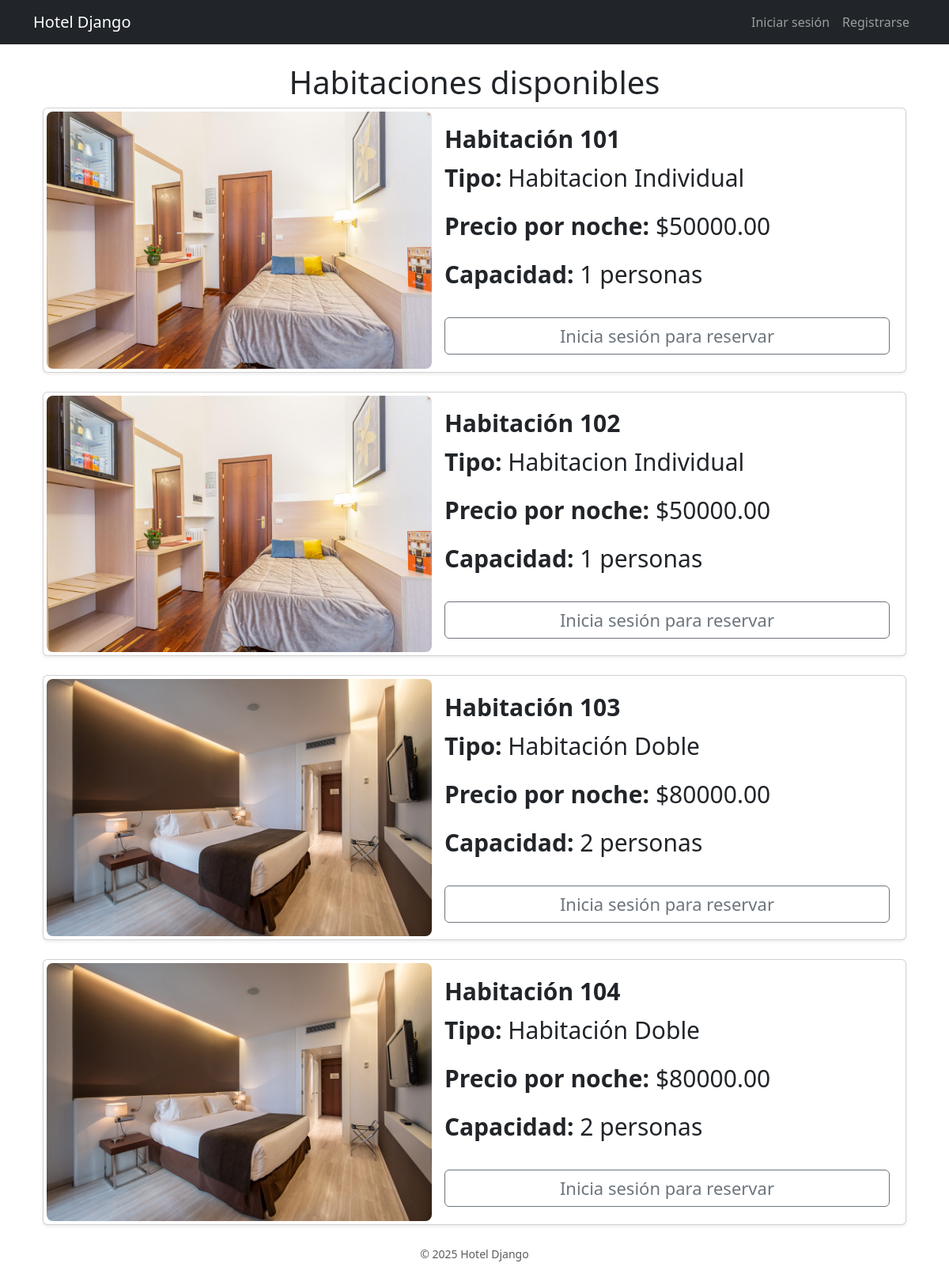
Screenshot of /habitaciones/disponibles/ with the database file from the repository.
### apps/habitaciones/models.py (models this page shows, shortened)
class Habitacion(models.Model):
    numero = models.CharField(max_length=10, unique=True)
    tipo = models.ForeignKey('TipoHabitacion', on_delete=models.CASCADE, related_name='habitaciones')
    disponible = models.BooleanField(default=True)
    def __str__(self):
        return f"Habitación {self.numero}"

class TipoHabitacion(models.Model):
    nombre = models.CharField(max_length=100)
    descripcion = models.TextField(blank=True, null=True)
    precio_por_noche = models.DecimalField(max_digits=8, decimal_places=2)
    capacidad = models.PositiveIntegerField(default=1)
    imagen = models.ImageField(upload_to='habitaciones/', blank=True, null=True)

### apps/habitaciones/views.py (the view)
# urls.py: path('disponibles/', HabitacionesDisponiblesView.as_view(), name='habitaciones_disponibles'),
class HabitacionesDisponiblesView(ListView):
    model = Habitacion
    template_name = 'habitaciones/lista_habitaciones.html'
    context_object_name = 'habitaciones'
    def get_queryset(self):
        queryset = super().get_queryset().filter(disponible=True).select_related('tipo')
        fecha_entrada = self.request.GET.get('fecha_entrada')
        fecha_salida = self.request.GET.get('fecha_salida')
        if fecha_entrada and fecha_salida:
            disponibles = []
            for habitacion in queryset:
                if habitacion.esta_disponible(fecha_entrada, fecha_salida):
                    disponibles.append(habitacion)
            return disponibles
        return queryset
    def get_context_data(self, **kwargs):
        context = super().get_context_data(**kwargs)
        context['fecha_entrada'] = self.request.GET.get('fecha_entrada')
        context['fecha_salida'] = self.request.GET.get('fecha_salida')
        return context

### apps/habitaciones/templates/habitaciones/lista_habitaciones.html (shortened to what this page needs)
{% extends "base.html" %}
{% load static %}
{% block content %}
<div class="container mt-4;">
  <h2 class="text-center mb-4;" style="font-size: 40px">Habitaciones disponibles</h2>
  {% if habitaciones %}
    {% for habitacion in habitaciones %}
      <div class="card mb-4 shadow-sm p-1">
        <div class="d-flex align-items-stretch">
          <div style="flex: 1; max-width: 45%;">
            {% if habitacion.tipo.imagen %}
              <img src="{{ habitacion.tipo.imagen.url }}"
                   alt="Imagen de {{ habitacion.tipo.nombre }}"
                   class="img-fluid w-100 h-100"
                   style="object-fit: cover; border-radius: 8px;">
            {% endif %}
          </div>
          <div class="p-3 d-flex flex-column justify-content-center" style="flex: 1;font-size: 30px;">
            <h4 class="fw-bold" style= "font-size: 30px">{{ habitacion }}</h4>
            <p><strong>Tipo:</strong> {{ habitacion.tipo.nombre }}</p>
            <p><strong>Precio por noche:</strong> ${{ habitacion.tipo.precio_por_noche }}</p>
            {% if habitacion.tipo.capacidad %}
              <p><strong>Capacidad:</strong> {{ habitacion.tipo.capacidad }} personas</p>
            {% endif %}
            {% if user.is_authenticated %}
              <a href="{% url 'crear_reserva' habitacion.id %}" class="btn btn-primary mt-3" style="font-size: 22px;">
                  Reservar
              </a>
            {% else %}
              <a href="{% url 'login' %}?next=/reservas/crear/{{ habitacion.id }}/"
                class="btn btn-outline-secondary mt-3" style="font-size: 22px;">
                  Inicia sesión para reservar
              </a>
            {% endif %}
          </div>
        </div>
      </div>
    {% endfor %}
  {% else %}
    <p class="text-center">No hay habitaciones disponibles para las fechas seleccionadas.</p>
  {% endif %}
</div>
{% endblock %}

### rows the page displays
Habitacion: tipo.imagen (picture), numero "Habitación 101", tipo.nombre "Habitacion Individual", tipo.precio_por_noche "50000.00", tipo.capacidad "1"
Habitacion: tipo.imagen (picture), numero "Habitación 102", tipo.nombre "Habitacion Individual", tipo.precio_por_noche "50000.00", tipo.capacidad "1"
Habitacion: tipo.imagen (picture), numero "Habitación 103", tipo.nombre "Habitación Doble", tipo.precio_por_noche "80000.00", tipo.capacidad "2"
Habitacion: tipo.imagen (picture), numero "Habitación 104", tipo.nombre "Habitación Doble", tipo.precio_por_noche "80000.00", tipo.capacidad "2"
